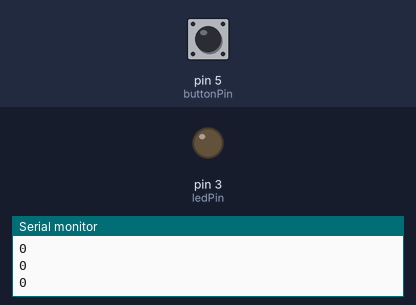
Simulated run of this sketch. Board: Arduino Uno, built with avr-gcc and run on an emulated ATmega328P. Parts: output pins drawn as LEDs (lit = HIGH), the last lines printed to the serial monitor. The test bench sets the inputs (shaded band); at power-on: pin 5 (buttonPin) LOW.

Above: at 4.8 s.
4.9 s: pin 5 (buttonPin) pulled HIGH for 2.35 s
At 7.3 s:
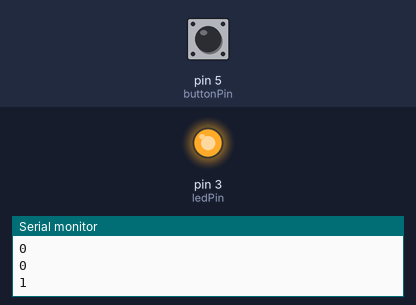
Timing chart, 0 to 9.5 s (numbered marks = the images above; inputs shaded):
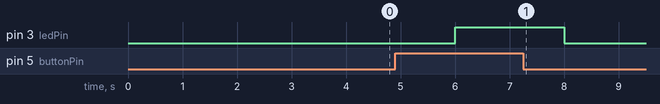

The sketch:

continuous_switch.ino
```cpp
int buttonPin = 5;  // the pin the button is connected to
int ledPin = 3;    // the pin the LED is connected to
int buttonState = 0;  // variable for reading the button state
int lastButtonState = 0; // variable for storing the last button state

void setup() {
  pinMode(buttonPin, INPUT);   // set the button pin as an input
  pinMode(ledPin, OUTPUT);    // set the LED pin as an output
  Serial.begin(9600);
}

void loop() {
  buttonState = digitalRead(buttonPin);  // read the current state of the button
  Serial.println(buttonState);
  if (buttonState != lastButtonState) {  // check if the button state has changed
    if (buttonState == HIGH) {  // if the button is pressed
      digitalWrite(ledPin, !digitalRead(ledPin)); // toggle the LED
      lastButtonState = buttonState;  // save the current button state for next time through the loop
    }
      delay(2000);
  }

  if (buttonState == lastButtonState) {  // check if the button state has changed
    if (buttonState == HIGH) {  // if the button is pressed
      digitalWrite(ledPin, !digitalRead(ledPin)); // toggle the LED
      lastButtonState = buttonState;  // save the current button state for next time through the loop
    }
      delay(2000);
  }
}
```

Measured:
- after the input at 4.9 s, pin 3 (ledPin): LOW → HIGH after 1.1 s, → LOW 2.0 s later
